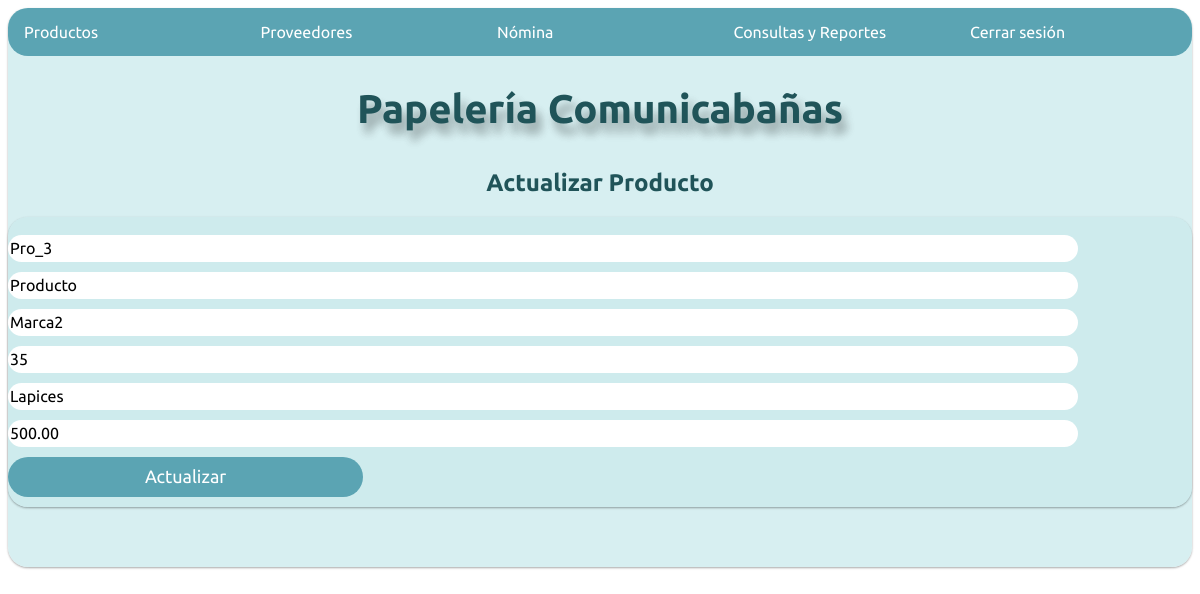
Page /actualizarproducto/Pro_3 on the committed database.
### Datos/models.py (models this page shows, shortened)
class Producto(models.Model):
    Codigo = models.CharField(max_length=20, primary_key=True)
    Nombre = models.CharField(max_length=50)
    Referencia = models.CharField(max_length=50)
    Categoria = models.CharField(max_length=50)
    Precio = models.DecimalField(max_digits=10, decimal_places=2)
    Existencia = models.IntegerField()

### Papeleria/views.py (the view)
# urls.py: path('actualizarproducto/<str:codigo>', v.actpro, name = 'actpro'),
def actpro(request,codigo):
    if checkLG():
        producto = Producto.objects.get(Codigo=codigo)
        return render(request, 'Actpro.html', {'producto': producto})
    return render(request, 'login.html')

### Datos/views.py (called while the page is built)
def checkLG():
    empleados = Empleado.objects.all()
    for empleado in empleados:
        if empleado.logged == True:
            return True
    return False

### Papeleria/Templates/Actpro.html (shortened to what this page needs)
{% extends "Base.html" %}
{% load static %}
{% block content %}
<link rel="stylesheet" href='{% static "css/Regispro.css" %}'>
<header style="text-align: center;">
    <h2 class=" subtitle" style=" padding-top: 10px; color:#205459" >Actualizar Producto</h2>
</header>
<div class ="row center-xs" >
    <div class="card col-md-6 col-sm-6 col-xs-10 items">
        <br>
        <form action="{% url 'actualizarP' producto.Codigo %}" method = "POST"> {% csrf_token %}
            <input value = '{{producto.Codigo}}' name = "codigo" class="textbox" type="text"required placeholder="Codigo">
            <input value = '{{producto.Nombre}}' name = "nombre" class="textbox" type="text" required placeholder="Nombre del Producto">
            <input value = '{{producto.Referencia}}' name = "ref" class="textbox" type="text" required placeholder="Referencia">
            <input value = '{{producto.Existencia}}' name = "cant" class="textbox" type="number" required placeholder="Cantidad">
            <input value = '{{producto.Categoria}}' name = "cat" class="textbox" type="text" required placeholder="Categoría">
            <input value = '{{producto.Precio}}' name = "price" class="textbox" type="number" required placeholder="Precio">
            <input name = "enviar" class="btn" type="submit" value="Actualizar">
        </form>
    </div>
</div>
{% endblock %}

### Papeleria/static/css/StylesProductos.css (style rules this page uses)
body { font-family:'Ubuntu', sans-serif; }
.card { border-radius: 20px; background-color: rgba(204, 235, 237, 0.781); box-shadow: 0 1px 3px rgba(0, 0, 0, 0.12), 0 1px 2px rgba(0, 0, 0, 0.24); }

### Papeleria/static/css/Regispro.css (style rules this page uses)
.items input { display: inline-block; font-family: 'Ubuntu', sans-serif; font-size: 16px; margin-bottom: 10px; border:none; outline:none; border-radius: 20px; }
.items .textbox { height: 25px; width: 90%; }
.items .btn { border-radius: 20px; position: relative; height: 40px; color: white; font-size: 18px; background: #5BA4B3; width: 30%; }

### rows in the picture
Producto: codigo "Pro_3", nombre "Producto", ref "Marca2", cant "35", cat "Lapices", price "500.00"
